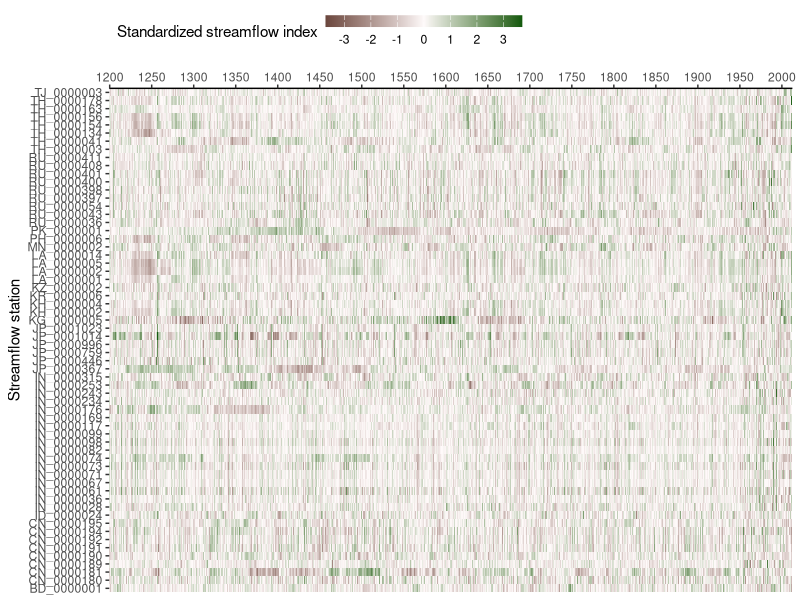
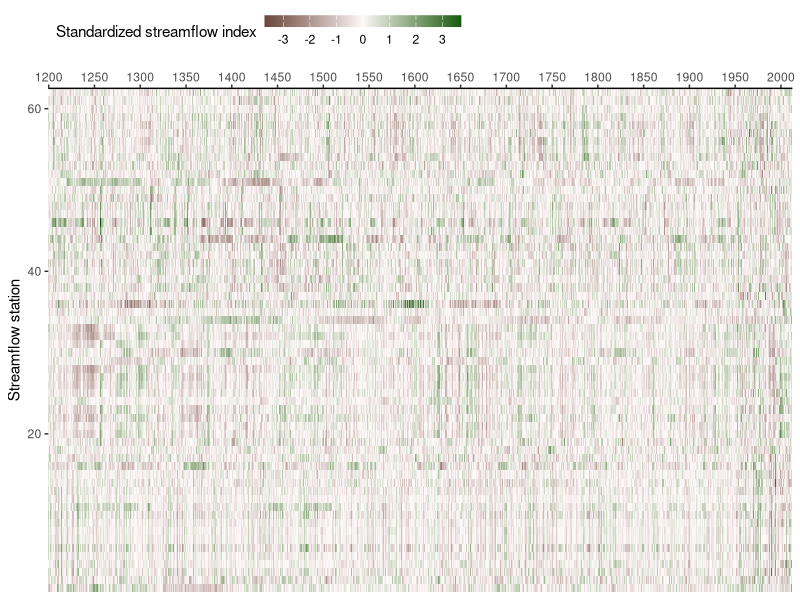
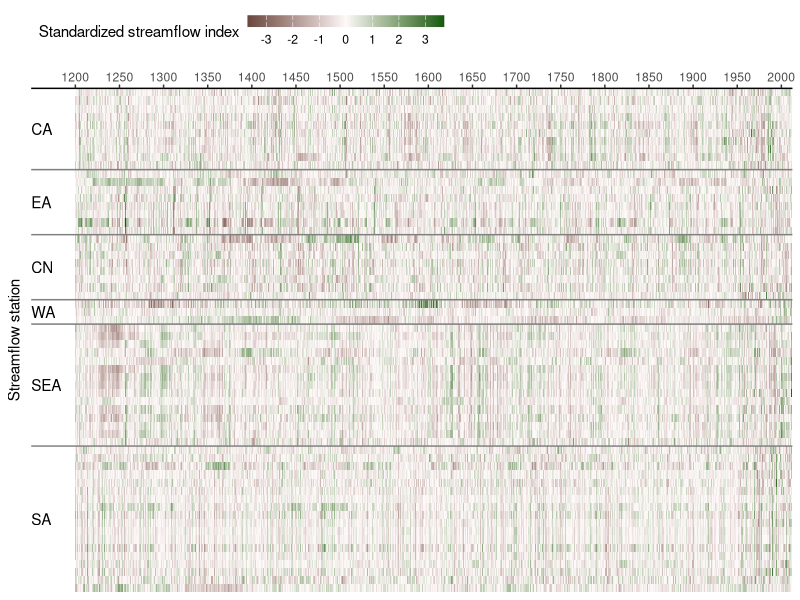
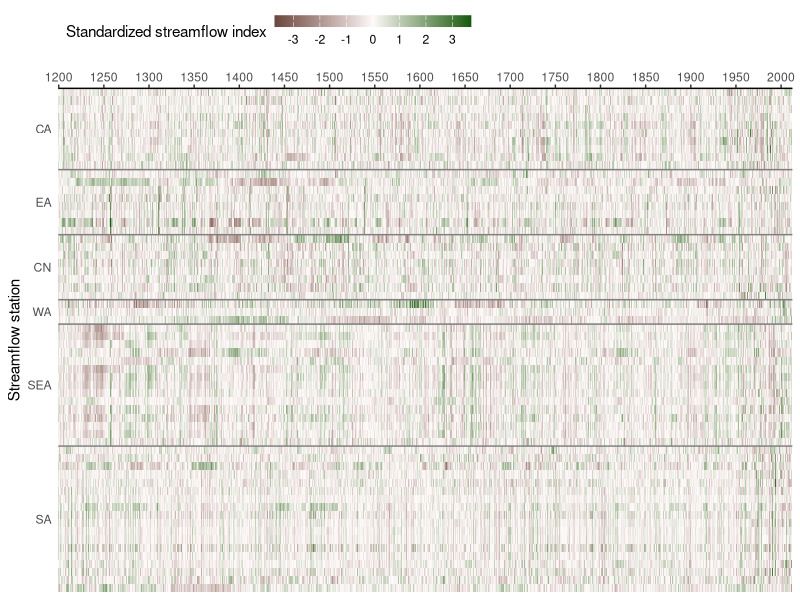
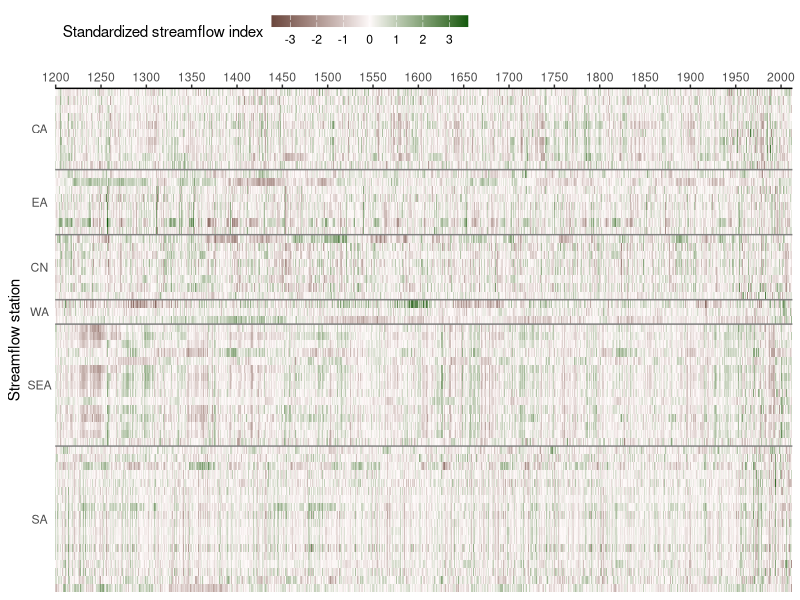
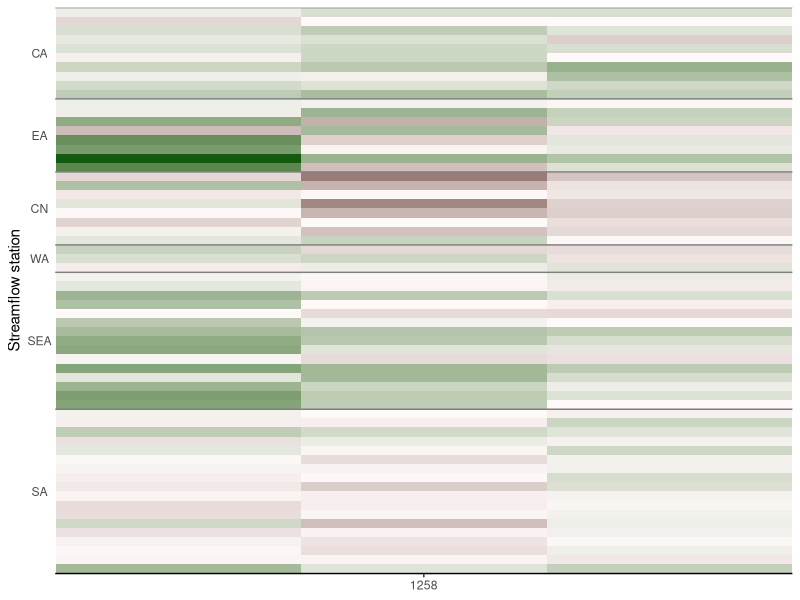
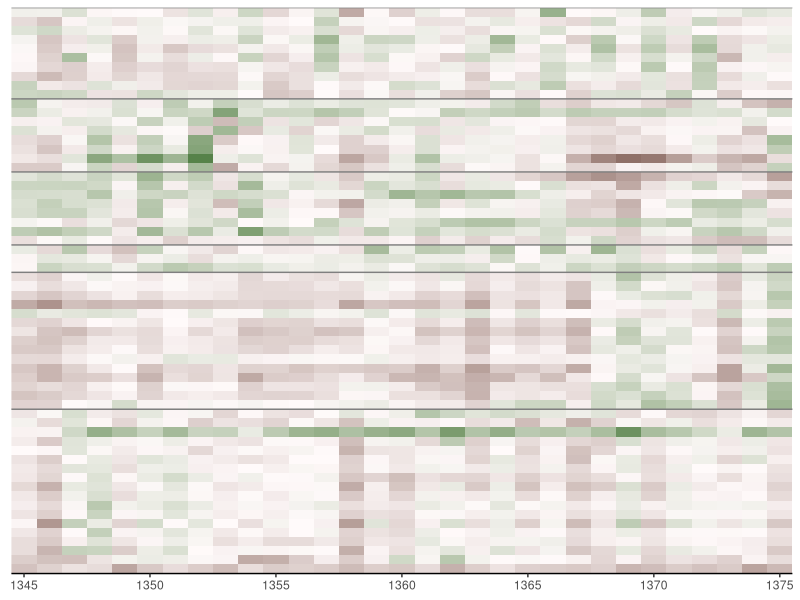
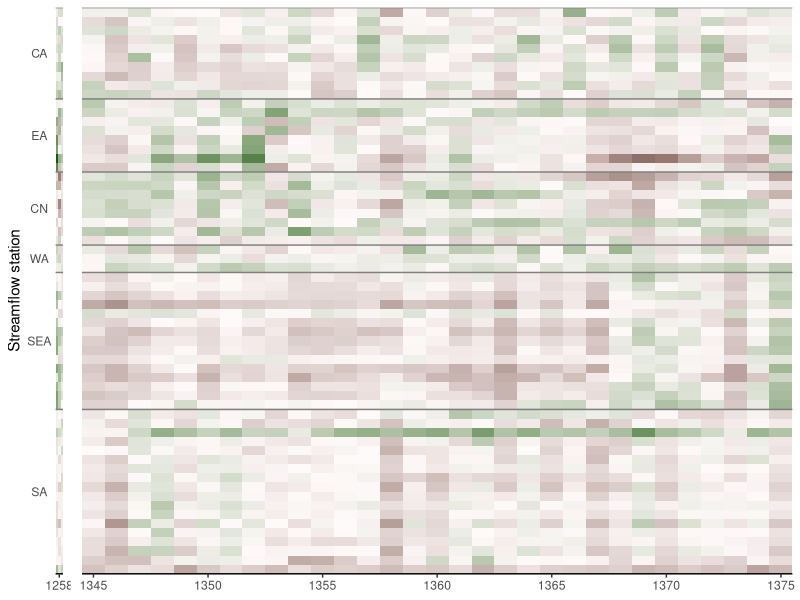

The R source for these figures, in order:
## ---- chunk 1
knitr::opts_chunk$set(echo = TRUE)
## ---- chunk 2
library(data.table)
ssi <- fread('asia-standardiized-streamflow-index.csv', key = 'ID')
ssi
## ---- chunk 3
range(ssi$ssi)
## ---- chunk 4
meta <- fread('station-meta.csv', key = 'ID')
head(meta, 10)
## ---- chunk 5
library(ggplot2)
ggplot(ssi) +
  geom_raster(aes(year, ID, fill = ssi)) +
  scale_x_continuous(
    name = NULL,
    breaks = seq(1200, 2000, 50), 
    expand = c(0, 0), 
    position = 'top') +
  scale_y_discrete(name = 'Streamflow station', expand = c(0, 0)) +
  scale_fill_gradient2(
    name = 'Standardized streamflow index', 
    low = '#6b473e', mid = 'snow1', high = '#125a0d', 
    breaks = -3:3,
    limits = c(-3.7, 3.7)) +
  theme(
    legend.key.width = unit(1, 'cm'),
    legend.key.height = unit(0.3, 'cm'),
    legend.justification = 'left',
    legend.position = 'top',
    axis.line.x = element_line())
## ---- chunk 6
# First, we arrange the regions from South to North
meta[, region := factor(region, c('SA', 'SEA', 'WA', 'CN', 'EA', 'CA'))]
# Now we sort by region and lattitude
meta <- meta[order(region, lat)]
# Now we create a column code to encode the plotting order
meta[, plotOrder := 1:.N]
# Let's insepct the updated meta, showing only the columns of interest
meta[, .(ID, region, lat, plotOrder)]
## ---- chunk 7
ssi2 <- merge(ssi, meta[, .(ID, region, plotOrder)], by = 'ID')
ggplot(ssi2) +
  geom_raster(aes(year, plotOrder, fill = ssi)) +
  scale_x_continuous(
    name = NULL, 
    breaks = seq(1200, 2000, 50),
    expand = c(0, 0), 
    position = 'top') +
  scale_y_continuous(name = 'Streamflow station', expand = c(0, 0)) +
  scale_fill_gradient2(
    name = 'Standardized streamflow index', 
    low = '#6b473e', mid = 'snow1', high = '#125a0d', 
    breaks = -3:3,
    limits = c(-3.7, 3.7)) +
  theme(
    legend.key.width = unit(1, 'cm'),
    legend.key.height = unit(0.3, 'cm'),
    legend.justification = 'left',
    legend.position = 'top',
    axis.line.x = element_line())
## ---- chunk 8
# Determine the number of stations in each region
regions <- meta[, .(count = .N), by = region]
# Starting point for lines. Each cell has size 1x1,
# therefore we add 0.5 so that the lines are at the top of the cells.
regions[1, top := count + 0.5]
for (i in 2:nrow(regions)) regions$top[i] <- regions$top[i-1] + regions$count[i]
# Midpoints for annotation
regions[, mid := top - count / 2]
## ---- chunk 9
ggplot(ssi2) +
  geom_raster(aes(year, plotOrder, fill = ssi)) +
  geom_hline(aes(yintercept = top), regions, colour = 'grey50') +
  annotate(
    'text',
    x = 1150, 
    y = regions$mid, 
    label = regions$region,
    hjust = 0) +
  scale_x_continuous(
    name = NULL, 
    breaks = seq(1200, 2000, 50),
    expand = c(0, 0), 
    position = 'top') +
  scale_y_continuous(name = 'Streamflow station', expand = c(0, 0)) +
  scale_fill_gradient2(
    name = 'Standardized streamflow index', 
    low = '#6b473e', mid = 'snow1', high = '#125a0d', 
    breaks = -3:3,
    limits = c(-3.7, 3.7)) +
  theme(
    panel.background = element_blank(),
    legend.key.width = unit(1, 'cm'),
    legend.key.height = unit(0.3, 'cm'),
    legend.justification = 'left',
    legend.position = 'top',
    axis.line.x = element_line(),
    axis.text.y = element_blank(),
    axis.ticks.y = element_blank()) 
## ---- chunk 10
ggplot(ssi2) +
  geom_raster(aes(year, plotOrder, fill = ssi)) +
  geom_hline(aes(yintercept = top), regions, colour = 'grey50') +
  scale_x_continuous(
    name = NULL, 
    breaks = seq(1200, 2000, 50),
    expand = c(0, 0), 
    position = 'top') +
  scale_y_continuous(
    name = 'Streamflow station', 
    breaks = regions$mid,
    labels = regions$region,
    expand = c(0, 0)) +
  scale_fill_gradient2(
    name = 'Standardized streamflow index', 
    low = '#6b473e', mid = 'snow1', high = '#125a0d', 
    breaks = -3:3,
    limits = c(-3.7, 3.7)) +
  theme(
    panel.background = element_blank(),
    legend.key.width = unit(1, 'cm'),
    legend.key.height = unit(0.3, 'cm'),
    legend.justification = 'left',
    legend.position = 'top',
    axis.line.x = element_line(),
    # the line axis.text.y = element_blank() is removed
    axis.ticks.y = element_blank()) 
## ---- chunk 11
flow_history <- function(ssi.data, 
                         region.data, 
                         start.year, 
                         end.year,
                         legend.position = c('top', 'none'),
                         x.breaks,
                         x.axis.position = c('bottom', 'top'),
                         region.text = FALSE) {
  ggplot(ssi.data[year %between% c(start.year, end.year)]) +
    geom_raster(aes(year, plotOrder, fill = ssi)) +
    geom_hline(aes(yintercept = top), region.data, colour = 'grey50') +
    scale_x_continuous(
      name = NULL,
      breaks = x.breaks,
      expand = c(0, 0), 
      position = x.axis.position) +
    scale_y_continuous(
      name = 'Streamflow station', 
      breaks = region.data$mid,
      labels = region.data$region,
      expand = c(0, 0)) +
    scale_fill_gradient2(
      name = 'Standardized streamflow index', 
      low = '#6b473e', mid = 'snow1', high = '#125a0d', 
      na.value = 'white',
      breaks = -3:3,
      limits = c(-3.7, 3.7)) +
    theme(
      panel.background = element_blank(),
      legend.key.width = unit(1, 'cm'),
      legend.key.height = unit(0.3, 'cm'),
      legend.justification = 'left',
      legend.position = legend.position,
      axis.line.x = element_line(),
      axis.text.y = if (!region.text) element_blank(),
      axis.title.y = if (!region.text) element_blank() else element_text(angle = 90),
      axis.ticks.y = element_blank())
}
## ---- chunk 12
# Panel a: full plot
pa <- flow_history(
  ssi.data = ssi2, region.data = regions, 
  start.year = 1200, end.year = 2012,
  legend.position = 'top',
  x.breaks = seq(1200, 2000, 50), 
  x.axis.position = 'top', 
  region.text = TRUE)
pa
## ---- chunk 13
# Panel b1: Samalas eruption
pb1 <- flow_history(
  ssi.data = ssi2, region.data = regions, 
  start.year = 1257, end.year = 1259,
  legend.position = 'none',
  x.breaks = 1258, 
  x.axis.position = 'bottom', 
  region.text = TRUE)
pb1
## ---- chunk 14
# Panel b2: Angkor Drought I
pb2 <- flow_history(
  ssi.data = ssi2, region.data = regions, 
  start.year = 1345, end.year = 1375,
  legend.position = 'none',
  x.breaks = seq(1345, 1375, 5), 
  x.axis.position = 'bottom', 
  region.text = FALSE)
pb2
## ---- chunk 15
# Assemble with cowplot
library(cowplot)
plot_grid(pb1, pb2, rel_widths = c(3, 31))
## ---- chunk 16
# Assemble with patchwork
library(patchwork)
pb1 + pb2 +
  plot_layout(widths = c(3, 31))
## ---- chunk 17
# Panels b3 to b9
pb3 <- flow_history(ssi2, regions, 1401, 1425, x.breaks = seq(1405, 1420, 5),
                    legend.position = 'none', x.axis.position = 'bottom')
pb4 <- flow_history(ssi2, regions, 1452, 1454, x.breaks = 1452,
                    legend.position = 'none', x.axis.position = 'bottom')
pb5 <- flow_history(ssi2, regions, 1638, 1641, x.breaks = 1640,
                    legend.position = 'none', x.axis.position = 'bottom')
pb6 <- flow_history(ssi2, regions, 1756, 1768, x.breaks = c(1760, 1765),
                    legend.position = 'none', x.axis.position = 'bottom')
pb7 <- flow_history(ssi2, regions, 1790, 1796, x.breaks = c(1790, 1795),
                    legend.position = 'none', x.axis.position = 'bottom')
pb8 <- flow_history(ssi2, regions, 1815, 1817, x.breaks = 1815,
                    legend.position = 'none', x.axis.position = 'bottom')
pb9 <- flow_history(ssi2, regions, 1876, 1878, x.breaks = 1877,
                    legend.position = 'none', x.axis.position = 'bottom')
# Panel b together
pb <- pb1 + pb2 + pb3 + pb4 + pb5 + pb6 + pb7 + pb8 + pb9 +
  plot_layout(widths = c(3, 31, 25, 3, 4, 13, 7, 3, 3), nrow = 1)
# Merging panels a and b
pab <- pa + plot_spacer() + pb + 
  plot_layout(ncol = 1, heights = c(1, 0.2, 0.8)) 
pab
## ---- chunk 18
# Starting and ending years of events
segments <- data.table(x    = c(1257, 1345, 1401, 1452, 1638, 1756, 1790, 1815, 1876),
                       xend = c(1258, 1375, 1425, 1453, 1641, 1768, 1796, 1816, 1878))
# Add the segments to panel a
pa <- pa +
  geom_segment(aes(x = x, xend = xend, y = 0.125, yend = 0.125), size = 0.25,
                   data = segments, colour = 'steelblue')
# Update the assembly
pab <- pa + plot_spacer() + pb + 
  plot_layout(ncol = 1, heights = c(1, 0.2, 0.8)) 
pab
## ---- chunk 19
# Transform the patchwork into a grid object
fhGrob <- patchwork::patchworkGrob(pab)
# Draw tthe grid object as a cowplot object
fhWrap <- cowplot::ggdraw(fhGrob)
## ---- chunk 20
yLine <- c(0.3500, 0.4730)
yText <- 0.365

fhAnnotated <- fhWrap +
  draw_line(c(0.0730, 0.1370), yLine, colour = 'steelblue', size = 0.2) + #1
  draw_line(c(0.0970, 0.1380), yLine, colour = 'steelblue', size = 0.2) + #1
  draw_line(c(0.1180, 0.2360), yLine, colour = 'steelblue', size = 0.2) + #2
  draw_line(c(0.3685, 0.2690), yLine, colour = 'steelblue', size = 0.2) + #2
  draw_line(c(0.3890, 0.2975), yLine, colour = 'steelblue', size = 0.2) + #3
  draw_line(c(0.5925, 0.3245), yLine, colour = 'steelblue', size = 0.2) + #3
  draw_line(c(0.6120, 0.3545), yLine, colour = 'steelblue', size = 0.2) + #4
  draw_line(c(0.6361, 0.3560), yLine, colour = 'steelblue', size = 0.2) + #4
  draw_line(c(0.6575, 0.5625), yLine, colour = 'steelblue', size = 0.2) + #5
  draw_line(c(0.6892, 0.5664), yLine, colour = 'steelblue', size = 0.2) + #5
  draw_line(c(0.7100, 0.6950), yLine, colour = 'steelblue', size = 0.2) + #6
  draw_line(c(0.8150, 0.7085), yLine, colour = 'steelblue', size = 0.2) + #6
  draw_line(c(0.8355, 0.7325), yLine, colour = 'steelblue', size = 0.2) + #7
  draw_line(c(0.8925, 0.7392), yLine, colour = 'steelblue', size = 0.2) + #7
  draw_line(c(0.9128, 0.7610), yLine, colour = 'steelblue', size = 0.2) + #8
  draw_line(c(0.9371, 0.7625), yLine, colour = 'steelblue', size = 0.2) + #8
  draw_line(c(0.9575, 0.8290), yLine, colour = 'steelblue', size = 0.2) + #9
  draw_line(c(0.9820, 0.8308), yLine, colour = 'steelblue', size = 0.2) + #9
  draw_text(paste0('(', 1:9, ')'),
            c(0.090, 0.244, 0.490, 0.623, 0.674, 0.767, 0.863, 0.921, 0.965),
            yText, size = 9) +
  draw_text(c('a)', 'b)'), 0.03, c(0.95, 0.4), size = 11, fontface = 'bold')
fhAnnotated
